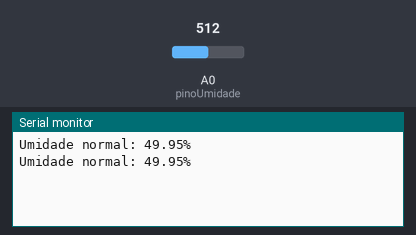
Bench run of a sketch on a simulated Arduino Uno, built with avr-gcc and run on an emulated ATmega328P. On the bench: the last lines printed to the serial monitor. The inputs (shaded band) are chosen by the test bench; at power-on: A0 (pinoUmidade) = 512.

Above: at 6.8 s.
6.9 s: A0 (pinoUmidade) set to 502
At 13.0 s:
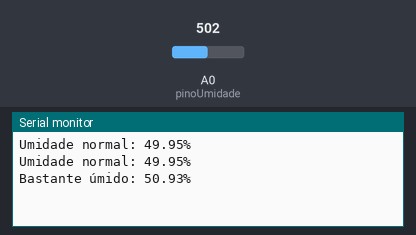
18.8 s: A0 (pinoUmidade) set to 900
At 24.6 s:
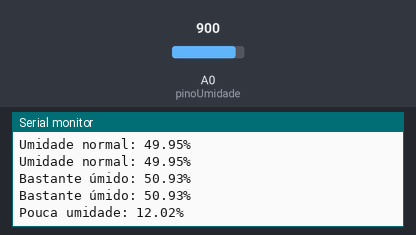

Measured:
- the behaviour switches between 512 and 511 on A0 (pinoUmidade) (found by bisection; images 0 and 1)
- after the input at 6.9 s, the serial monitor: prints a new line after 5.1 s (image 1)
- after the input at 18.8 s, the serial monitor: prints a new line after 5.2 s (image 2)

The sketch:

placaArduinoUmidade.ino
```cpp
const int pinoUmidade = A0;

void setup() {
  Serial.begin(9600);
  pinMode(pinoUmidade, INPUT);
}

void loop() {
  int intUmidade = analogRead(pinoUmidade);
  double dbPercentualUmidade = ObterPercentualDeUmidade(intUmidade);

  if (dbPercentualUmidade < 15) {
      Serial.print("Pouca umidade: ");
  } else if ((dbPercentualUmidade > 15) && (dbPercentualUmidade < 50)) {
    Serial.print("Umidade normal: ");
  } else {
    Serial.print("Bastante úmido: ");
  }
    Serial.print(dbPercentualUmidade);
    Serial.println("%");
  delay(6000);
}

double ObterPercentualDeUmidade(int intUmidade) {
  double intDifUmidade = 0;
  double dbPercentualUmidade = 0;
  intDifUmidade = 1023 - intUmidade;
  dbPercentualUmidade = double(intDifUmidade) / 1023;
  dbPercentualUmidade = dbPercentualUmidade * 100;
  return dbPercentualUmidade;
}
```
